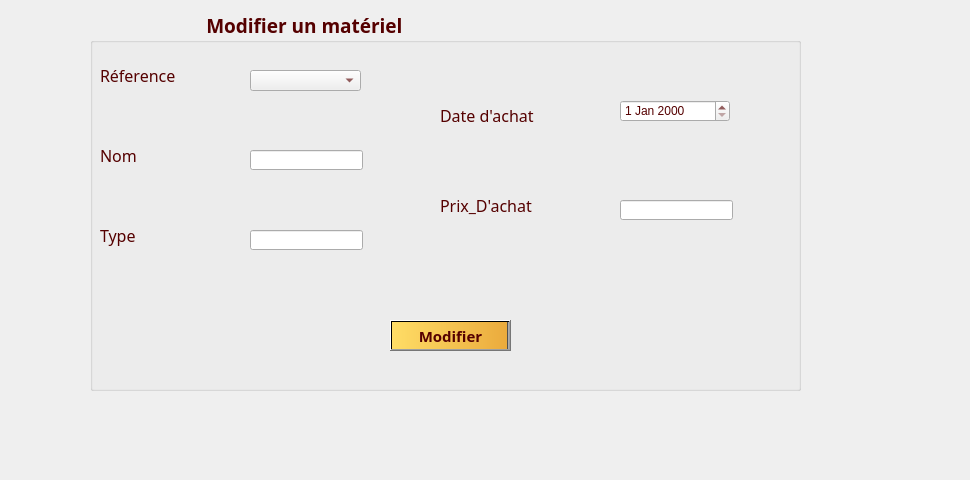
     <widget class="QWidget" name="tab_materiel_10">
      <attribute name="title">
       <string>Modifier</string>
      </attribute>
      <widget class="QLabel" name="label_materiel_42">
       <property name="geometry">
        <rect>
         <x>-20</x>
         <y>-30</y>
         <width>961</width>
         <height>471</height>
        </rect>
       </property>
       <property name="text">
        <string/>
       </property>
       <property name="pixmap">
        <pixmap>../0.png</pixmap>
       </property>
      </widget>
      <widget class="QGroupBox" name="groupBox_materiel_5">
       <property name="geometry">
        <rect>
         <x>90</x>
         <y>10</y>
         <width>711</width>
         <height>381</height>
        </rect>
       </property>
       <property name="font">
        <font>
         <family>Lucida Calligraphy</family>
         <pointsize>14</pointsize>
         <weight>75</weight>
         <bold>true</bold>
        </font>
       </property>
       <property name="styleSheet">
        <string notr="true">color: rgb(85, 0, 0);</string>
       </property>
       <property name="title">
        <string>                       Modifier un matériel   </string>
       </property>
       <widget class="QLabel" name="label_materiel_38">
        <property name="geometry">
         <rect>
          <x>10</x>
          <y>130</y>
          <width>171</width>
          <height>31</height>
         </rect>
        </property>
        <property name="font">
         <font>
          <family>Lucida Calligraphy</family>
          <pointsize>12</pointsize>
          <weight>50</weight>
          <bold>false</bold>
         </font>
        </property>
        <property name="text">
         <string>Nom</string>
        </property>
       </widget>
       <widget class="QLabel" name="label_materiel_39">
        <property name="geometry">
         <rect>
          <x>10</x>
          <y>50</y>
          <width>171</width>
          <height>31</height>
         </rect>
        </property>
        <property name="font">
         <font>
          <family>Lucida Calligraphy</family>
          <pointsize>12</pointsize>
          <weight>50</weight>
          <bold>false</bold>
         </font>
        </property>
        <property name="text">
         <string>Réference</string>
        </property>
       </widget>
       <widget class="QLabel" name="label_materiel_40">
        <property name="geometry">
         <rect>
          <x>350</x>
          <y>90</y>
          <width>171</width>
          <height>31</height>
         </rect>
        </property>
        <property name="font">
         <font>
          <family>Lucida Calligraphy</family>
          <pointsize>12</pointsize>
          <weight>50</weight>
          <bold>false</bold>
         </font>
        </property>
        <property name="text">
         <string>Date d'achat</string>
        </property>
       </widget>
       <widget class="QDateEdit" name="dateEdit_materiel_8">
        <property name="geometry">
         <rect>
          <x>530</x>
          <y>90</y>
          <width>110</width>
          <height>22</height>
         </rect>
        </property>
       </widget>
       <widget class="QPushButton" name="pushButton_materiel_5">
        <property name="geometry">
         <rect>
          <x>300</x>
          <y>310</y>
          <width>121</width>
          <height>31</height>
         </rect>
        </property>
        <property name="font">
         <font>
          <family>Lucida Calligraphy</family>
          <pointsize>11</pointsize>
          <weight>75</weight>
          <bold>true</bold>
         </font>
        </property>
        <property name="styleSheet">
         <string notr="true">background-color: qlineargradient(spread:pad, x1:0, y1:0, x2:1, y2:0, stop:0 rgba(255, 221, 102, 255), stop:0.978814 rgba(235, 171, 61, 255), stop:0.98 rgba(0, 0, 0, 255), stop:1 rgba(0, 0, 0, 0));</string>
        </property>
        <property name="text">
         <string>Modifier</string>
        </property>
       </widget>
       <widget class="QLineEdit" name="lineEdit_materiel_18">
        <property name="geometry">
         <rect>
          <x>160</x>
          <y>140</y>
          <width>113</width>
          <height>20</height>
         </rect>
        </property>
       </widget>
       <widget class="QLabel" name="label_materiel_41">
        <property name="geometry">
         <rect>
          <x>10</x>
          <y>210</y>
          <width>171</width>
          <height>31</height>
         </rect>
        </property>
        <property name="font">
         <font>
          <family>Lucida Calligraphy</family>
          <pointsize>12</pointsize>
          <weight>50</weight>
          <bold>false</bold>
         </font>
        </property>
        <property name="text">
         <string>Type</string>
        </property>
       </widget>
       <widget class="QLineEdit" name="lineEdit_materiel_19">
        <property name="geometry">
         <rect>
          <x>160</x>
          <y>220</y>
          <width>113</width>
          <height>20</height>
         </rect>
        </property>
       </widget>
       <widget class="QLineEdit" name="lineEdit_materiel_20">
        <property name="geometry">
         <rect>
          <x>530</x>
          <y>190</y>
          <width>113</width>
          <height>20</height>
         </rect>
        </property>
       </widget>
       <widget class="QLabel" name="label_materiel_44">
        <property name="geometry">
         <rect>
          <x>350</x>
          <y>180</y>
          <width>171</width>
          <height>31</height>
         </rect>
        </property>
        <property name="font">
         <font>
          <family>Lucida Calligraphy</family>
          <pointsize>12</pointsize>
          <weight>50</weight>
          <bold>false</bold>
         </font>
        </property>
        <property name="text">
         <string>Prix_D'achat</string>
        </property>
       </widget>
       <widget class="QComboBox" name="comboBox_materiel_1">
        <property name="geometry">
         <rect>
          <x>160</x>
          <y>60</y>
          <width>111</width>
          <height>21</height>
         </rect>
        </property>
       </widget>
      </widget>
     </widget>
